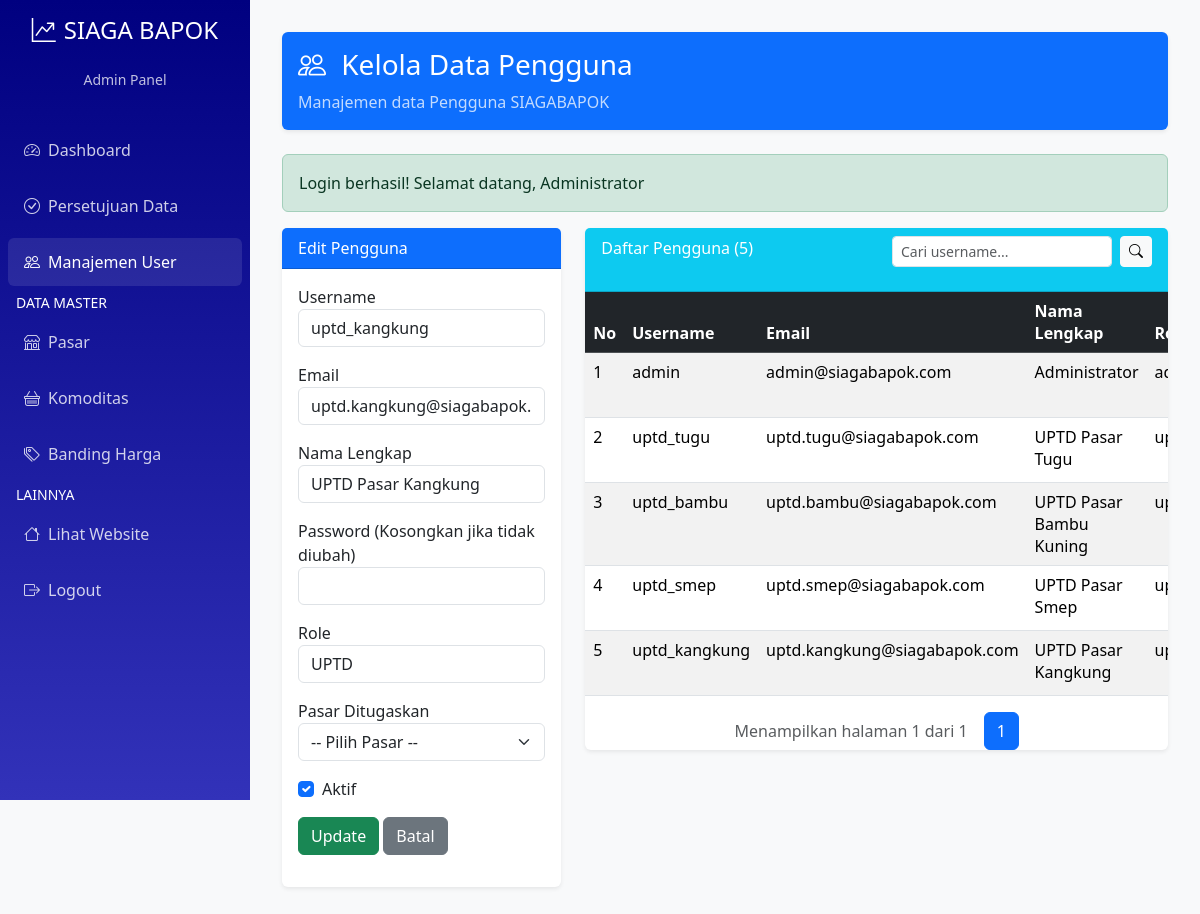
/admin/manageUser.php?edit=5 (signed in), run on an earlier commit of the app's database.
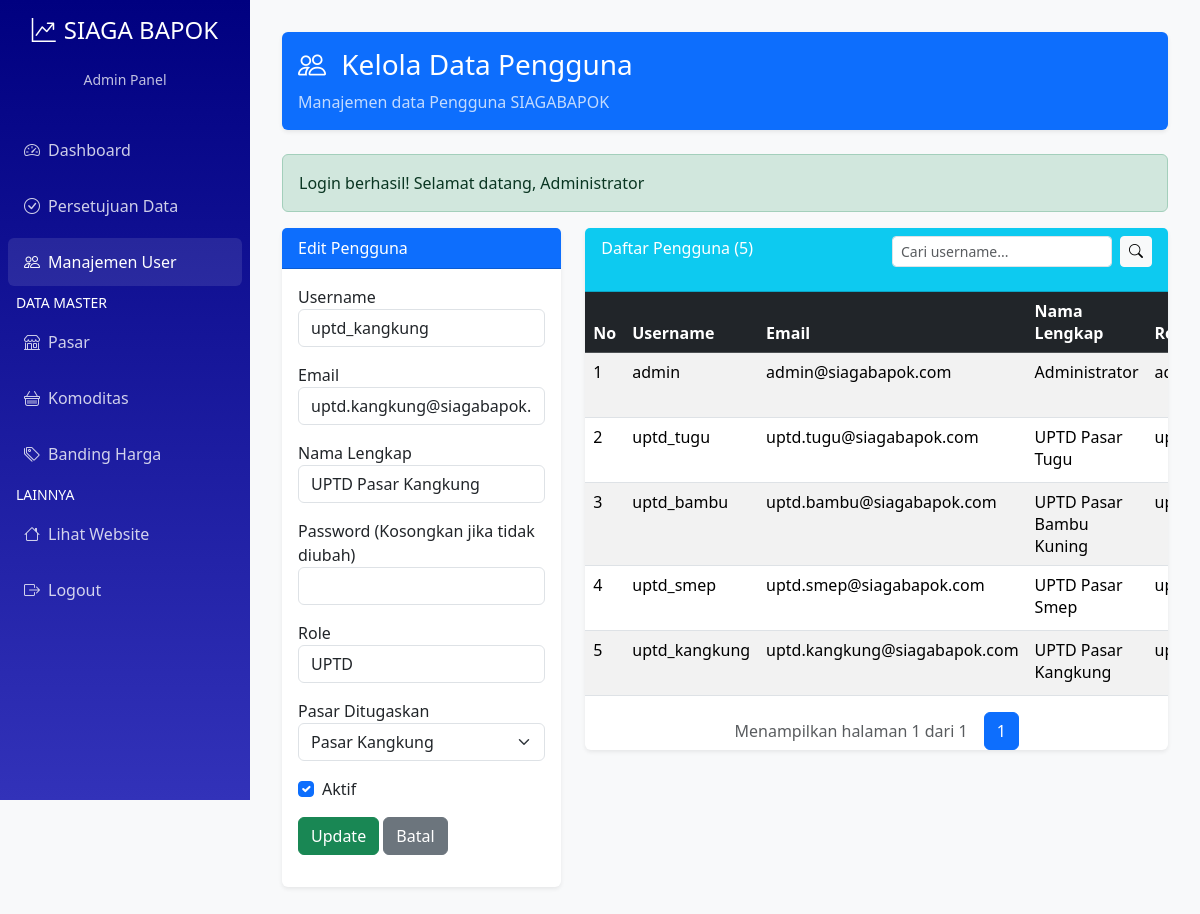
And on a later commit of the database.
### tables this page shows
CREATE TABLE users (
    id INT PRIMARY KEY AUTO_INCREMENT,
    username VARCHAR(50) UNIQUE NOT NULL,
    email VARCHAR(100) UNIQUE NOT NULL,
    password VARCHAR(255) NOT NULL,
    full_name VARCHAR(100) NOT NULL,
    role ENUM('admin', 'uptd', 'masyarakat') NOT NULL,
    market_assigned INT NULL,  
    is_active BOOLEAN DEFAULT TRUE,
    created_at TIMESTAMP DEFAULT CURRENT_TIMESTAMP,
    updated_at TIMESTAMP DEFAULT CURRENT_TIMESTAMP ON UPDATE CURRENT_TIMESTAMP,
    FOREIGN KEY (market_assigned) REFERENCES pasar(id_pasar) ON DELETE SET NULL
);

CREATE TABLE pasar (
    id_pasar INT PRIMARY KEY AUTO_INCREMENT,
    nama_pasar VARCHAR(100) NOT NULL,
    alamat TEXT,
    keterangan TEXT,
    created_at TIMESTAMP DEFAULT CURRENT_TIMESTAMP,
    updated_at TIMESTAMP DEFAULT CURRENT_TIMESTAMP ON UPDATE CURRENT_TIMESTAMP
);

### config/database.php (called while the page is built, shortened)
<?php
class Database {
    private $host = 'localhost';
    private $username = 'root';
    private $password = '';
    private $database = 'siagabapok_db';
    private $charset = 'utf8mb4';
    private $pdo;
    private function connect() {
        try {
            $dsn = "mysql:host={$this->host};dbname={$this->database};charset={$this->charset}";
            $options = [
                PDO::ATTR_ERRMODE => PDO::ERRMODE_EXCEPTION,
                PDO::ATTR_DEFAULT_FETCH_MODE => PDO::FETCH_ASSOC,
                PDO::ATTR_EMULATE_PREPARES => false,
            ];
            $this->pdo = new PDO($dsn, $this->username, $this->password, $options);
        } catch (PDOException $e) {
            die("Database connection failed: " . $e->getMessage());
        }
    }
    public function query($sql, $params = []) {
        try {
            $stmt = $this->pdo->prepare($sql);
            $stmt->execute($params);
            return $stmt;
        } catch (PDOException $e) {
            error_log("Database query error: " . $e->getMessage());
            throw $e;
        }
    }
    public function fetchAll($sql, $params = []) {
        $stmt = $this->query($sql, $params);
        return $stmt->fetchAll();
    }
    public function fetchOne($sql, $params = []) {
        $stmt = $this->query($sql, $params);
        return $stmt->fetch();
    }
    public function execute($sql, $params = []) {
        $stmt = $this->query($sql, $params);
        return $stmt->rowCount();
    }
}
?>

### public/admin/manageUser.php (the view, shortened to what the changed rows need)
<?php
require_once __DIR__ . '/../../src/controllers/AuthController.php';
require_once __DIR__ . '/../../config/database.php';
$db = new Database();
$search = isset($_GET['search']) ? trim($_GET['search']) : '';
$page = isset($_GET['page']) ? max(1, (int)$_GET['page']) : 1;
$perPage = 10;
$where = $search ? "WHERE role IN ('admin','uptd') AND username LIKE ?" : "WHERE role IN ('admin','uptd')";
$params = $search ? ["%$search%"] : [];
$offset = ($page - 1) * $perPage;
$users = $db->fetchAll("SELECT * FROM users $where ORDER BY created_at DESC LIMIT $perPage OFFSET $offset", $params);
$markets = $db->fetchAll("SELECT id_pasar, nama_pasar FROM pasar ORDER BY nama_pasar");
$editUser = null;
if (isset($_GET['edit'])) {
    $editId = (int)$_GET['edit'];
    $editUser = $db->fetchOne("SELECT * FROM users WHERE id = ?", [$editId]);
}
?>
<!DOCTYPE html>
<html lang="id">
<head>
    <link href="https://cdn.jsdelivr.net/npm/bootstrap@5.3.2/dist/css/bootstrap.min.css" rel="stylesheet">
    <link href="https://cdn.jsdelivr.net/npm/bootstrap-icons@1.11.1/font/bootstrap-icons.css" rel="stylesheet">
</head>
<body>
<div class="main-content">
        <div class="row mb-4">
            <div class="col-12">
                <div class="card bg-primary text-white">
                    <div class="card-body">
                        <h1 class="h3 mb-0">
                            <i class="bi bi-people me-2"></i>
                            Kelola Data Pengguna
                        </h1>
                    </div>
                </div>
            </div>
        </div>
    <div class="row">
        <div class="col-lg-4">
            <div class="card mb-4">
                <div class="card-body">
                    <form method="POST">
                        <div class="mb-3">
                            <label>Username</label>
                            <input type="text" name="username" class="form-control" value="<?= $editUser['username'] ?? ''; ?>" required>
                        </div>
                        <div class="mb-3">
                            <label>Email</label>
                            <input type="email" name="email" class="form-control" value="<?= $editUser['email'] ?? ''; ?>" required>
                        </div>
                        <div class="mb-3">
                            <label>Nama Lengkap</label>
                            <input type="text" name="full_name" class="form-control" value="<?= $editUser['full_name'] ?? ''; ?>" required>
                        </div>
                        <div class="mb-3">
                            <label>Role</label>
                            <select name="role" class="form-control" onchange="toggleMarketAssigned(this)">
                                <option value="uptd" <?= isset($editUser['role']) && $editUser['role'] === 'uptd' ? 'selected' : ''; ?>>UPTD</option>
                            </select>
                        </div>
                        <div class="mb-3" id="marketAssignedField" style="<?= isset($editUser['role']) && $editUser['role'] === 'uptd' ? '' : 'display:none;'; ?>">
                            <label>Pasar Ditugaskan</label>
                            <select name="market_assigned" class="form-select">
                                <option value="" disabled selected>-- Pilih Pasar --</option>
                                <?php foreach ($markets as $m): ?>
                                    <option value="<?= $m['id_pasar'] ?>"
                                        <?= isset($editUser['market_assigned']) && $editUser['market_assigned'] == $m['id_pasar'] ? 'selected' : '' ?>>
                                        <?= htmlspecialchars($m['nama_pasar']) ?>
                                    </option>
                                <?php endforeach; ?>
                            </select>
                        </div>
                        <div class="mb-3 form-check">
                            <input type="checkbox" name="is_active" class="form-check-input" id="isActive" <?= isset($editUser['is_active']) && $editUser['is_active'] ? 'checked' : ''; ?>>
                            <label class="form-check-label" for="isActive">Aktif</label>
                        </div>
                    </form>
                </div>
            </div>
        </div>
        <div class="col-lg-8">
            <div class="card">
                <div class="table-responsive">
                    <table class="table table-striped mb-0">
                        <thead class="table-dark">
                            <tr>
                                <th>No</th>
                                <th>Username</th>
                                <th>Email</th>
                                <th>Nama Lengkap</th>
                                <th>Role</th>
                            </tr>
                        </thead>
                        <tbody>
                            <?php foreach ($users as $i => $u): ?>
                                <tr>
                                    <td><?= $offset + $i + 1; ?></td>
                                    <td><?= htmlspecialchars($u['username']); ?></td>
                                    <td><?= htmlspecialchars($u['email']); ?></td>
                                    <td><?= htmlspecialchars($u['full_name']); ?></td>
                                    <td><?= htmlspecialchars($u['role']); ?></td>
                                </tr>
                            <?php endforeach; ?>
                        </tbody>
                    </table>
                </div>
            </div>
        </div>
    </div>
</div>
</body>
</html>

What changed in the data, as far as the page shows it:
changed users "uptd_kangkung": market_assigned (not shown) → "Pasar Kangkung"
Also different on the page:
form field market_assigned: "-- Pilih Pasar --" → (not shown)
